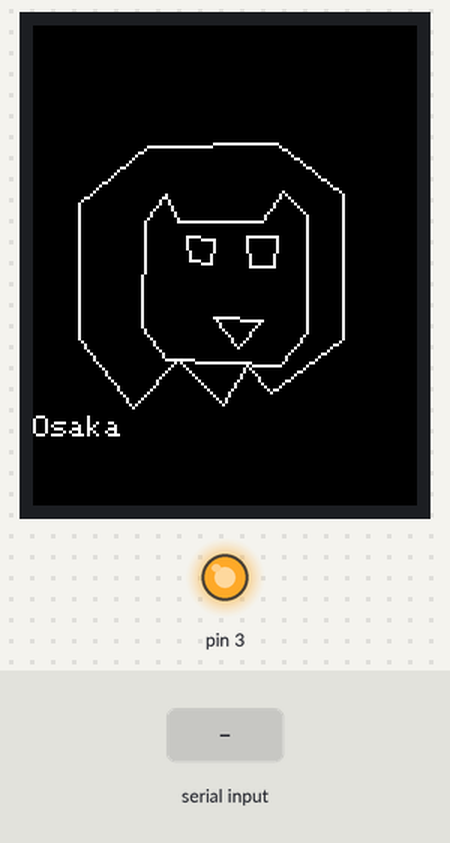
Simulated run of this sketch. Board: Arduino Uno, built with avr-gcc and run on an emulated ATmega328P. Parts: 128×160 colour display, output pins drawn as LEDs (lit = HIGH). The inputs (shaded band) are chosen by the test bench. Random numbers use the default seed unless the sketch sets one; what the sketch prints to the serial monitor is not drawn.

Above: at 2.6 s.
2.7 s: "1" received over Serial
At 3.6 s:
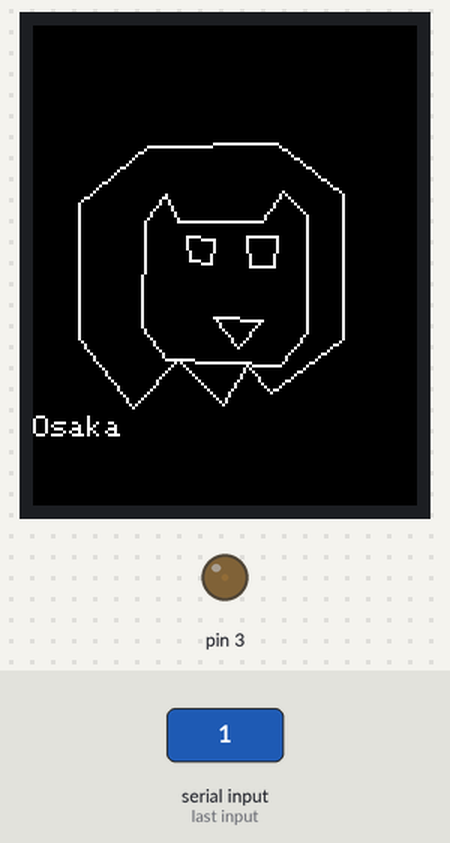
Timing chart, 0 to 5.7 s (numbered marks = the images above; inputs shaded):
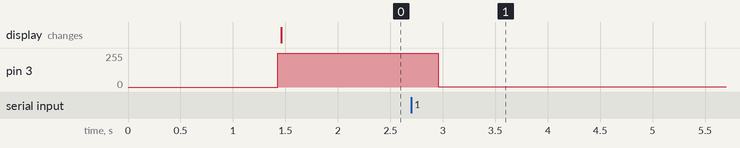

Measured:
- after the input at 2.7 s, pin 3: 254/255 → 1/255 after 0.26 s

The sketch:

lcd.ino
```cpp
#include <Adafruit_GFX.h>    // Core graphics library
#include <Adafruit_ST7735.h> // Hardware-specific library
#include <SPI.h>
#include <stdlib.h>

#define TFT_CS     10
#define TFT_RST    8
#define TFT_DC     9

Adafruit_ST7735 tft = Adafruit_ST7735(TFT_CS, TFT_DC, TFT_RST);

typedef struct pixel {
  int x;
  int y;
  struct pixel *next;
} pixel;

typedef struct {
  pixel* head;
  pixel* tail;
  int length;
} path;

pixel* newPixel(int x, int y){
  pixel* newPixel = (pixel*)malloc(sizeof(pixel));
  if (newPixel == NULL) return NULL;
  newPixel->x = x;
  newPixel->y = y;
  newPixel->next = NULL;
  return newPixel;
}

void addPixel(path* list, int x, int y){
  pixel* fresh = newPixel(x, y);
  if(!fresh) return;
  if (list->head ==NULL) {
    list->head = fresh;
  }
  else{
    list->tail->next = fresh;
  }
  list->tail = fresh;
  list->length++;
}

path* define_path(int (*shape)[2], int length){
  path* lol = NULL;
  //take every pixel in the array ([0][n]=x axis, [1][n]=y axis), and insert them into lol
  for(int i=0; i<length; i++){
    if(lol==NULL){
      lol = (path*)malloc(sizeof(path));
      if(lol==NULL) return NULL;
      lol->head = NULL;
      lol->tail = NULL;
      lol->length = 0;
    }
    addPixel(lol, shape[i][0], shape[i][1]);
  }
  return lol;
}

void nuke_path(pixel* initial){
  if(initial==NULL) return;
  pixel* current = initial;
  while(current->next != NULL){
    pixel* next = current->next;
    free(current);
    current = next;
  }
  free(current);
}

void draw_path(pixel *initial){
  if(initial==NULL || initial->next==NULL){
    tft.setCursor(0, 0);
    tft.println("You need more than one node for this function to work :\\");
    return;
  }
  pixel *current = initial;
  while(current-> next != NULL){
    pixel *next = current->next;
    tft.drawLine(current->x, current->y, next->x, next->y, ST77XX_WHITE);
    current = current->next;
  }
  tft.drawLine(current->x, current->y, initial->x, initial->y, ST77XX_WHITE);
}

void random_lines(){
  short random_x1 = 0;
  short random_y1 = 0;
  short random_x2 = 0;
  short random_y2 = 0;
  for(int i=0; i=9999; i++){
    random_x1=random(0,128);
    random_y1=random(0,160);
    random_x2=random(0,128);
    random_y2=random(0,160);
    tft.drawLine(random_x1, random_y1, random_x2, random_y2, ST77XX_CYAN);

  }
}

void prime_calc(int input){
  short prime=1;
  for(int i=input; i<999999; i++){
    for(int a=2; a<i && prime==1; a++){
      if(i%a==0){
        prime=0;
      }
    }
    if(prime==1){
      tft.fillRect(0, 0, 80, 10, ST77XX_BLACK);
      tft.setCursor(0, 0);
      tft.println(i);

    }
    prime=1;
  }
}


void setup() {
  #pragma region Initialization_nonsense
  Serial.begin(9600);
  pinMode(3, OUTPUT);
  analogWrite(3, 0);
  Serial.println("STARTING LCD");
  tft.initR(INITR_BLACKTAB); // Initialize for 1.8" ST7735R
  pinMode(3, OUTPUT);
  for(uint8_t i=0; i <255; i++){
    delay(5);
    analogWrite(3, i);
  }
  tft.fillScreen(ST77XX_BLACK);
  tft.setCursor(0, 0);
  tft.setTextColor(ST77XX_WHITE);
  tft.setTextSize(1);
  #pragma endregion

  int shape_1[11][2] = {{15,104}, {15,59}, {38,40}, {81,39}, {103,56}, {103,104}, {79,122}, {71,113}, {63,126}, {48,111}, {33,127}};
  int shape_2[10][2] = {{37, 65},{36, 100},{44, 111},{82, 113},{91, 102},{91, 63},{83, 55},{76, 65},{48, 65},{44, 56}};
  int shape_3[4][2] = {{51, 70},{52, 78},{59, 79},{60, 71}};
  //int shape_4[4][2] = {{84, 68},{84, 79},{96, 79},{96, 69}};
  int shape_4[4][2] = {{71, 70},{72, 80},{80, 80},{81, 70}};
  int shape_5[3][2] = {{60, 97},{76, 98},{68, 107}};


  path* thing = define_path(shape_1, 11); //Hair


  draw_path(thing->head);

  nuke_path(thing->head);


  path* f_base = define_path(shape_2, 10); //face

  draw_path(f_base->head);

  nuke_path(f_base -> head);


  path* l_eye = define_path(shape_3, 4); //left eye

  draw_path(l_eye->head);

  nuke_path(l_eye -> head);


  path* r_eye = define_path(shape_4, 4); //right eye

  draw_path(r_eye->head);

  nuke_path(r_eye -> head);


  path* mouth = define_path(shape_5, 3); //mouth

  draw_path(mouth->head);

  nuke_path(mouth -> head);


  tft.setCursor(0, 130);
  tft.println("Osaka");


  //What I am going to do next is NOT RECCOMENDED. This is a classic software vulnerability that is called use after free. It is when you free a pointer, but then continue to use it. In this case, I am going to free the path that I just drew, and then try to draw it again. This will cause undefined behavior, and may cause the program to crash or do something unexpected. I am doing this for educational purposes only, and I do not reccomend doing this in any real code.

  //draw_path(thing->head);

  //prime_calc(27397);
  //random_lines();
  //tft.println("");
  // put your setup code here, to run once:

}

void loop() {
  if(Serial.available()){
      Serial.read();
    for(uint8_t i=255; i >0; i--){
    delay(1);
    analogWrite(3, i);
  }
  }
  // put your main code here, to run repeatedly:

}
```
